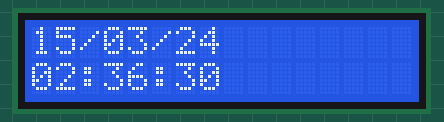
Recording of a sketch running on a simulated Arduino Uno, built with avr-gcc and run on an emulated ATmega328P. Shown: 16×2 character LCD. The local clock reads 2024-03-15 10:24:30 at power-on unless the sketch sets it.

Above: at 0.1 s.
At 5.1 s:
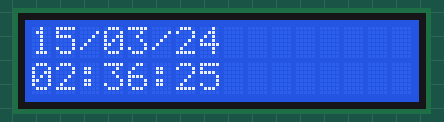
At 10.1 s:
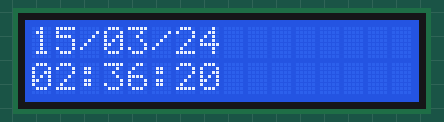
At 20.1 s:
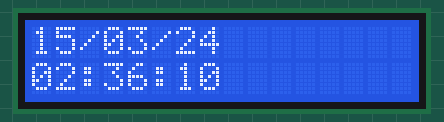
At 29.1 s:
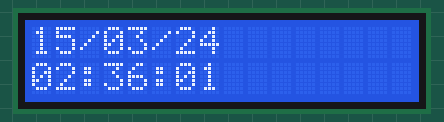
At 39.1 s:
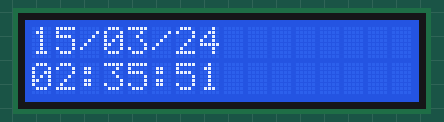

The sketch:

backward_clock.ino
```cpp
/*********************

Colored clock for the Adafruit RGB Character LCD Shield + SD-RTC shield

**********************/

#include <Wire.h>
#include "RTClib.h"
#include <utility/Adafruit_MCP23017.h>
#include <Adafruit_RGBLCDShield.h>

Adafruit_RGBLCDShield lcd = Adafruit_RGBLCDShield();
RTC_DS1307 rtc;
DateTime now;

void setup()
{
  lcd.begin(16,2);
  Wire.begin();
  rtc.begin();
}

void loop()
{
  now = rtc.now();
  updateTime();
}

void updateTime()
{

 // Time variables
 int s = now.second();
 int m = now.minute();
 int h = now.hour();
 int d = now.day();
 int M = now.month();
 int y = now.year();

 // Clock
 lcd.setCursor(0,1);
 if (abs(h-12)<10) {lcd.print(0);} lcd.print(abs(h-12));
 lcd.print(":");
 if (abs(m-60)<10) {lcd.print(0);} lcd.print(abs(m-60));
 lcd.print(":");
 if (abs(s-60)<10) {lcd.print(0);} lcd.print(abs(s-60));

 // Calendar
 lcd.setCursor(0,0);
 if (d<10) {lcd.print(0);} lcd.print(d);
 lcd.print("/");
 if (M<10) {lcd.print(0);} lcd.print(M);
 lcd.print("/");
 lcd.print(y-2000);

}
```

Measured:
- what the display in image 1 shows lasts 1.0 s, from 5.0 s to 6.0 s
